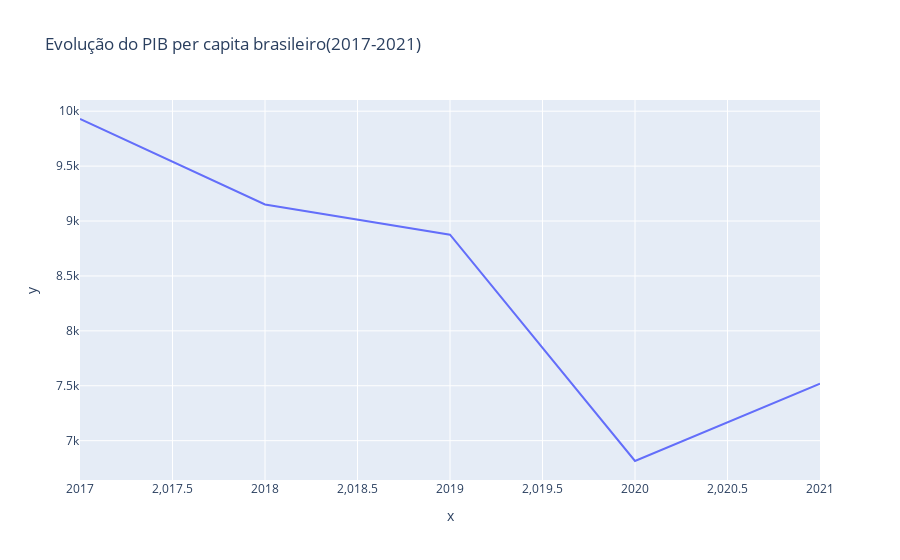

Source (notebook cell):
### Code cell
#Agora vamos fazer uma analise do pib per capita brasileio
x=gpd_brasil['Year']
y=gpd_brasil['GDP per Capita']
gdp_per_capitabr=px.line(y=y,x=x,title='Evolução do PIB per capita brasileiro(2017-2021)')
gdp_per_capitabr.show()

### Figure 1 — Plotly figure (JSON) as saved in the notebook; plotly's stock layout.template omitted (floating-point values rounded to 4 significant figures)
{"data": [{"hovertemplate": "x=%{x}<br>y=%{y}<extra></extra>", "legendgroup": "", "line": {"color": "#636efa", "dash": "solid"}, "marker": {"symbol": "circle"}, "mode": "lines", "name": "", "orientation": "v", "showlegend": false, "type": "scatter", "x": [2021, 2020, 2019, 2018, 2017], "xaxis": "x", "y": [7519, 6815, 8876, 9151, 9929], "yaxis": "y"}], "layout": {"legend": {"tracegroupgap": 0}, "title": {"text": "Evolução do PIB per capita brasileiro(2017-2021)"}, "xaxis": {"anchor": "y", "domain": [0, 1], "title": {"text": "x"}}, "yaxis": {"anchor": "x", "domain": [0, 1], "title": {"text": "y"}}}}
